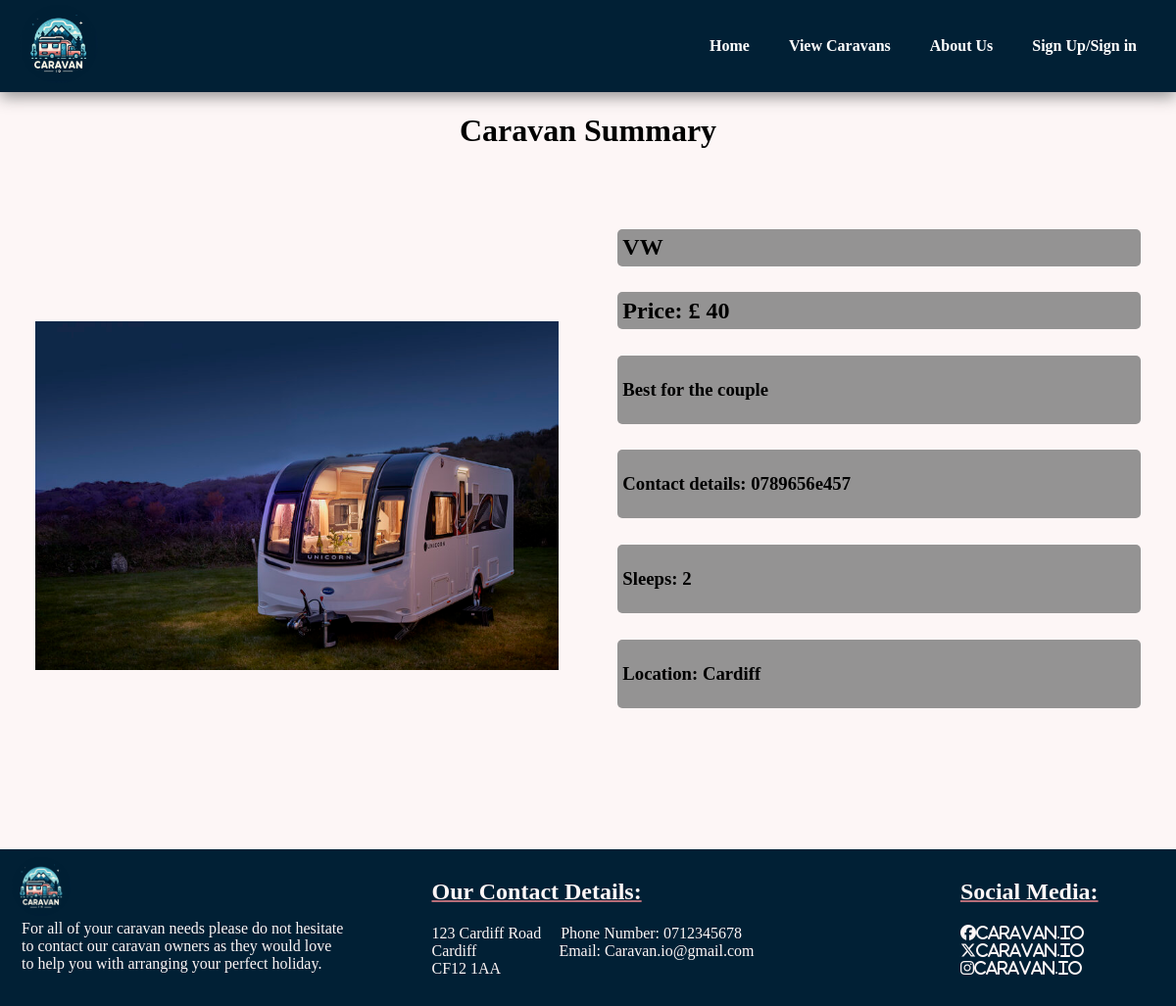
/CaravanSummary/caravansummmary.php?id=87, run on the app's committed database.
### tables this page shows
CREATE TABLE `listinginput` (
  `id` int(20) NOT NULL,
  `title` varchar(50) NOT NULL,
  `price` bigint(20) NOT NULL,
  `description` varchar(200) NOT NULL,
  `contact` varchar(250) NOT NULL,
  `qty` int(250) NOT NULL,
  `location` varchar(250) NOT NULL,
  `image` blob NOT NULL,
  `user_id` int(11) NOT NULL
);

### CaravanSummary/caravansummmary.php (the view, shortened to what this page needs)
<?php
$mysqli = require __DIR__."/database.php";
$caravan_id = $_GET['id'];
$sql = "SELECT * FROM listinginput WHERE id = $caravan_id";
$result = $mysqli->query($sql);
if ($result && $result->num_rows > 0) {
    $row = $result->fetch_assoc();
    $caravan_title = htmlspecialchars($row['title']);
    $sleeps = htmlspecialchars($row['qty']);
    $location = htmlspecialchars($row['location']);
    $price = htmlspecialchars($row['price']);
    $description = htmlspecialchars($row['description']);
    $contact = htmlspecialchars($row['contact']);
} else {
    echo "Caravan not found!";
}
$user = null;
?>
<!DOCTYPE html>
<html lang="en">
<head>
    <link rel="stylesheet" href="caravansummary.css">
</head>
<body>
<?php if (isset($_SESSION["user_id"])): ?>
    <section id="header">
        <a href="/MainProgram/MainPage/mainLoged.php"><img src="/MainProgram/img/logo.jpg" width="80" height="auto" class="logo"></a>
        <div>
            <ul id="navbar">
                <li><a class="active" href="/MainProgram/MainPage/mainLoged.php">Home</a></li>
                <li><a href="/MainProgram/viewCaravans/viewcaravans.php">View Caravans</a></li>
                <li><a href="/MainProgram/aboutUs/aboutus.php">About Us</a></li>
                <li><img src="/MainProgram/img/userprofile2.png" onclick="toggleMenu()" width="35" height="auto"></li>
            </ul>
            <div class="sub-menu-wrap" id="subMenu">
                <div class="sub-menu">
                    <div class="user-info">
                        <img src="/MainProgram/img/userprofile2.png" width="35" height="auto">
                        <h2><?= isset($user["first_name"]) ? htmlspecialchars($user["first_name"]) : "Guest" ?></h2>
                    </div>
                    <hr>
                    <a href="/MainProgram/addListing/phpdemo1.php" class="sub-menu-link">
                        <img src="/MainProgram/img/add.png" width="17" height="auto">
                        <p>Add Listing</p>
                        <span>></span>
                    </a>
                    <a href="/MainProgram/editListing/EditListing.php" class="sub-menu-link">
                        <img src="/MainProgram/img/edit.png" width="17" height="auto">
                        <p>Edit Listing</p>
                        <span>></span>
                    </a>
                    <a href="/MainProgram/MainPage/logout.php" class="sub-menu-link">
                        <img src="/MainProgram/img/logout.png" width="17" height="auto">
                        <p>Log Out</p>
                        <span>></span>
                    </a>
                </div>
            </div>
        </div>
        <script>
            let subMenu = document.getElementById("subMenu");
            function toggleMenu() {
                subMenu.classList.toggle("open-menu");
            }
        </script>
    </section>
<?php else: ?>
    <section id="header">
        <a href="/MainProgram/index.php"><img src="/MainProgram/img/logo.jpg" width="80" height="auto" class="logo"></a>
        <div>
            <ul id="navbar">
                <li><a class="active" href="/MainProgram/index.php">Home</a></li>
                <li><a href="/MainProgram/viewCaravans/viewcaravans.php">View Caravans</a></li>
                <li><a href="/MainProgram/aboutUs/aboutus.php">About Us</a></li>
                <li><a href="/MainProgram/loginFormFolder/login.php">Sign Up/Sign in</a></li>
            </ul>
        </div>
    </section>
<?php endif; ?>
<h1>Caravan Summary</h1>
<div id="Caravandetails" class="caravan_summary">
    <div class="summaryimage">
        <?php
        if (!empty($row['image'])) {
            $imagePath = "/MainProgram/addListing/uploads/" . $row['image'];
            echo '<img src="' . $imagePath . '" />';
        } else {
            echo '<img src="uploads/placeholder.jpg" />';
        }
        ?>
    </div>
    <div class="details">
        <div class="title">
            <h2><?= $caravan_title ?></h2>
        </div>
        <div class="price">
            <h2> <?php echo "Price: £ ". $price ?></h2>
        </div>
        <div class="Description">
            <h3><?= $description ?></h3>
        </div>
        <div class="Contact">
            <h3><?php echo "Contact details: ".$contact ?></h3>
        </div>
        <div class="Sleeps">
            <h3><?php echo "Sleeps: ". $sleeps ?></h3>
        </div>
        <div class="Location">
            <h3><?php echo "Location: ".$location ?></h3>
        </div>
    </div>
</div>
<footer>
    <div class="footer-row">
        <div class="col">
            <img src="/MainProgram/img/logo.jpg" class="logo">
            <p>For all of your caravan needs please do not hesitate<br>
                to contact our caravan owners as they would love <br>
                to help you with arranging your perfect holiday.</p>
        </div>
        <div class="contact">
            <h2> Our Contact Details:</h2>
            <p>
                123 Cardiff Road &nbsp;&nbsp;&nbsp; Phone Number: 0712345678<br>
                Cardiff &nbsp;&nbsp;&nbsp;&nbsp;&nbsp;&nbsp;&nbsp;&nbsp;&nbsp;&nbsp;&nbsp;&nbsp;&nbsp;
                &nbsp;&nbsp;&nbsp;&nbsp;&nbsp; Email: Caravan.io@gmail.com <br>
                CF12 1AA <br>
            </p>
        </div>
        <div class="col">
            <h2>Social Media:</h2>
            <i class="fa-brands fa-facebook">Caravan.io</i><br>
            <i class="fa-brands fa-x-twitter">Caravan.io</i><br>
            <i class="fa-brands fa-instagram">Caravan.io</i>
        </div>
    </div>
</footer>
</body>
</html>

### CaravanSummary/caravansummary.css (style rules this page uses)
body { background-color: #FDF6F6; margin: 0; padding: 0; height: 100%; }
a { text-decoration: none; color: inherit; font-weight: 900; }
#header { display: flex; align-items: center ; justify-content: space-between; padding: 5px 20px; background:#012035 ; box-shadow: 0 5px 15px #949393; z-index: 1; position: sticky; top: 0; left: 0; }
#navbar { display: flex; align-items: center ; justify-content: center; }
#navbar li { list-style: none; padding: 0 20px; }
#navbar li a { text-decoration: none; font-size: 16px; font-weight: 600; color: white ; }
#header img { border-radius: 50%; }
footer { width: 100%; position: relative; background-color: #012035; height: 160px; bottom: 0; }
.footer-row .logo { height: auto ; width: 60px; border-radius: 50%; margin-top: 2%; }
footer p { padding:0 0 0 10px ; margin-top: 0 ; color: #FDF6F6; }
footer h2 { color: #FDF6F6; align-items: center; margin-top: 30px; padding: 0 0 0 10px; text-decoration: underline 2px #B76E79 ; }
.footer-row { width: 98%; margin: auto; display: flex; flex-wrap: wrap; align-items: flex-start; justify-content: space-between; }
.col { flex-basis: 33%; }
.col i { color: #FDF6F6; padding: 0 0 0 10px; margin: auto; }
.col h2 { position: relative; margin-top: 30px; }
.col i , .col h2 { padding-left: 180px; }
h1 { text-align: center; }
.caravan_summary { display: flex; align-items: center; justify-content: center; height: 40%; margin-bottom: 2%; padding-bottom: 5%; }
.summaryimage { flex: 1; padding-right: 5%; margin-left: 3%; margin-top: 5%; }
.summaryimage img { max-width: 100%; height: auto; align-items: center; align-content: center; }
.details { height: 100%; flex: 1; margin-right: 3%; margin-top: 5%; }
.details h2 { margin: 0; }
.title { background-color: #949393; border-radius: 5px; padding: 1% 1% 1% 1%; }
.price { margin-top: 5%; background-color: #949393; border-radius: 5px; padding: 1% 1% 1% 1%; }
.Description { margin-top:5%; background-color: #949393; border-radius: 5px; padding: 1% 1% 1% 1%; }
.Contact { margin-top: 5%; background-color: #949393; border-radius: 5px; padding: 1% 1% 1% 1%; }
.Sleeps { margin-top: 5%; background-color: #949393; border-radius: 5px; padding: 1% 1% 1% 1%; }
.Location { margin-top: 5%; background-color: #949393; border-radius: 5px; padding: 1% 1% 1% 1%; margin-bottom: 5vw; }

### data on the page
listinginput: image (picture), title "VW", price "40", description "Best for the couple", contact "0789656e457", qty "2", location "Cardiff"
